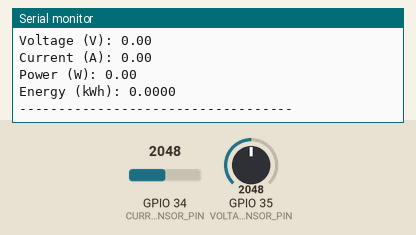
Simulated run of this sketch. Board: ESP32. Shown: the last lines printed to the serial monitor. The inputs (shaded band) are chosen by the test bench; at power-on: GPIO 34 (CURRENT_SENSOR_PIN) = 2048, GPIO 35 (VOLTAGE_SENSOR_PIN) = 2048.

Above: at 1.2 s.
1.3 s: GPIO 34 (CURRENT_SENSOR_PIN) set to 3603
2.8 s: GPIO 35 (VOLTAGE_SENSOR_PIN) set to 3603
At 4.2 s:
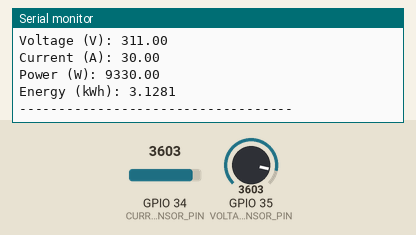
4.3 s: GPIO 34 (CURRENT_SENSOR_PIN) set to 4095
At 5.6 s:
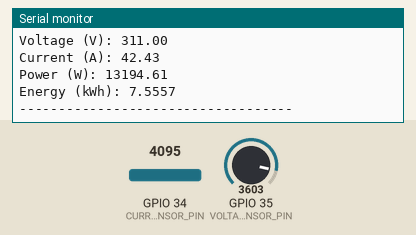
5.8 s: GPIO 35 (VOLTAGE_SENSOR_PIN) set to 4095
At 7.2 s:
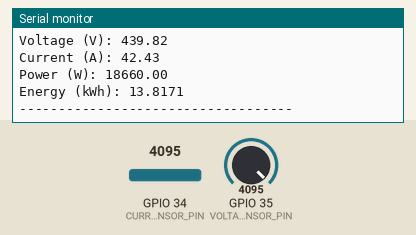
Timing chart, 0 to 8.3 s (numbered marks = the images above; inputs shaded):
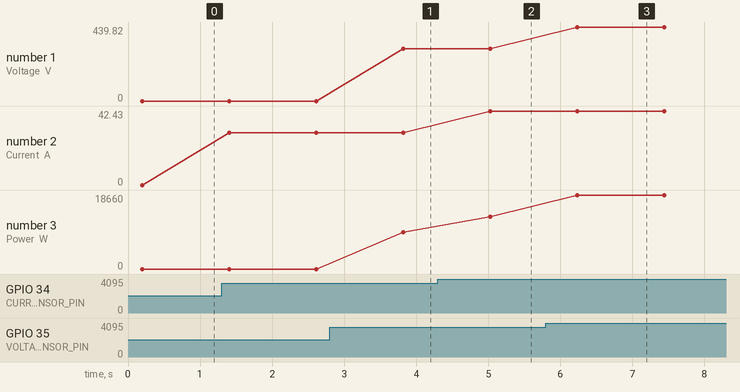

The sketch:

new.ino
```cpp
// Only WiFi library is removed since not needed
// Firebase libraries are removed

// Pins
#define VOLTAGE_SENSOR_PIN 35  // D35
#define CURRENT_SENSOR_PIN 34  // D34

// Calibration values
float voltageCalibration = 311.0;  // Adjust based on your ZMPT101B
float currentCalibration = 30.0;   // Adjust based on your SCT-013

// Variables
float voltageValue = 0.0;
float currentValue = 0.0;
float power = 0.0;
float energyAccumulated = 0.0;
unsigned long lastTime = 0;

void setup() {
  Serial.begin(115200);
  lastTime = millis();
}

void loop() {
  voltageValue = readVoltageRMS();
  currentValue = readCurrentRMS();
  power = voltageValue * currentValue;

  unsigned long now = millis();
  float timeInHours = (now - lastTime) / 3600000.0;
  energyAccumulated += power * timeInHours;
  lastTime = now;

  // Display Sensor Data
  Serial.println("\n----- Latest Sensor Readings -----");
  Serial.print("Voltage (V): ");
  Serial.println(voltageValue, 2);
  Serial.print("Current (A): ");
  Serial.println(currentValue, 2);
  Serial.print("Power (W): ");
  Serial.println(power, 2);
  Serial.print("Energy (kWh): ");
  Serial.println(energyAccumulated, 4);
  Serial.println("-----------------------------------\n");

  delay(1000); // Update every 1 second
}

// Read Voltage RMS
float readVoltageRMS() {
  long sum = 0;
  int count = 0;
  unsigned long start_time = millis();
  while (millis() - start_time < 100) {
    int adc = analogRead(VOLTAGE_SENSOR_PIN);
    float voltage = ((adc / 4095.0) * 3.3) - 1.65;
    sum += voltage * voltage;
    count++;
  }
  float mean = sum / (float)count;
  float rms = sqrt(mean) * voltageCalibration;
  return rms;
}

// Read Current RMS
float readCurrentRMS() {
  long sum = 0;
  int count = 0;
  unsigned long start_time = millis();
  while (millis() - start_time < 100) {
    int adc = analogRead(CURRENT_SENSOR_PIN);
    float voltage = ((adc / 4095.0) * 3.3) - 1.65;
    sum += voltage * voltage;
    count++;
  }
  float mean = sum / (float)count;
  float rms = sqrt(mean) * currentCalibration;
  return rms;
}
```

Measured:
- after the input at 2.8 s, the serial monitor: prints a new line after 1.0 s (image 1)
- after the input at 4.3 s, the serial monitor: prints a new line after 0.73 s (image 2)
- after the input at 5.8 s, the serial monitor: prints a new line after 0.44 s (image 3)
- plotted number 1: 0 → 311 after the input at 2.8 s, 311 → 439.82 after the input at 5.8 s
- plotted number 2: 0 → 30 after the input at 1.3 s, 30 → 42.43 after the input at 4.3 s
- plotted number 3: 0 → 9330 after the input at 2.8 s, 9330 → 13194.61 after the input at 4.3 s, 13194.61 → 18660 after the input at 5.8 s
